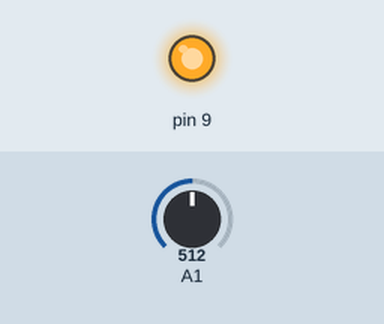
Simulated run of this sketch. Board: Arduino Uno, built with avr-gcc and run on an emulated ATmega328P. On the bench: output pins drawn as LEDs (lit = HIGH). Inputs (shaded band) come from the test bench; at power-on: A1 = 512. What the sketch prints to the serial monitor is not drawn.

Above: at 1.2 s.
1.3 s: A1 set to 206
2.8 s: A1 set to 188
At 4.0 s:
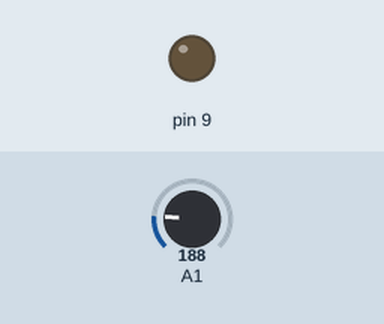
4.3 s: A1 set to 205
At 5.1 s:
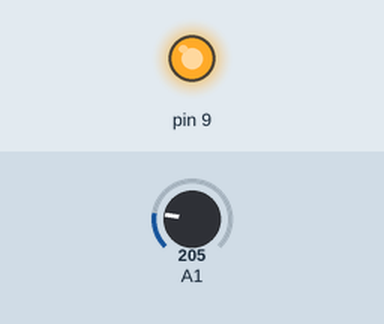
5.8 s: A1 set to 185
At 6.3 s:
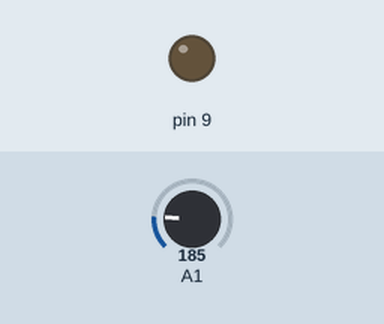
Timing chart, 0 to 8.3 s (numbered marks = the images above; inputs shaded):
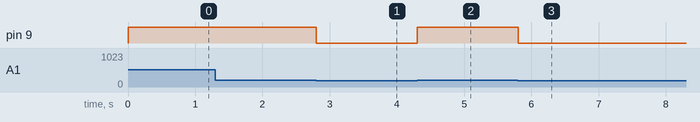

The sketch:

makesound.ino
```cpp
int val;

void setup() {
  Serial.begin(19200);
  pinMode(A1, INPUT);
  pinMode(9, OUTPUT);
}

void loop() {
  for (int count = 0; count < 1; count++) {
    val = analogRead(A1);
    Serial.println(val);
    if (val > 195) {
      digitalWrite(9, HIGH);
    } else {
      digitalWrite(9, LOW);
    }
  }

}
```

Measured:
- the behaviour switches between 196 and 195 on A1 (found by bisection; images 0 and 1)
- after the input at 2.8 s, pin 9: HIGH → LOW at once
- after the input at 4.3 s, pin 9: LOW → HIGH at once
- after the input at 5.8 s, pin 9: HIGH → LOW at once
